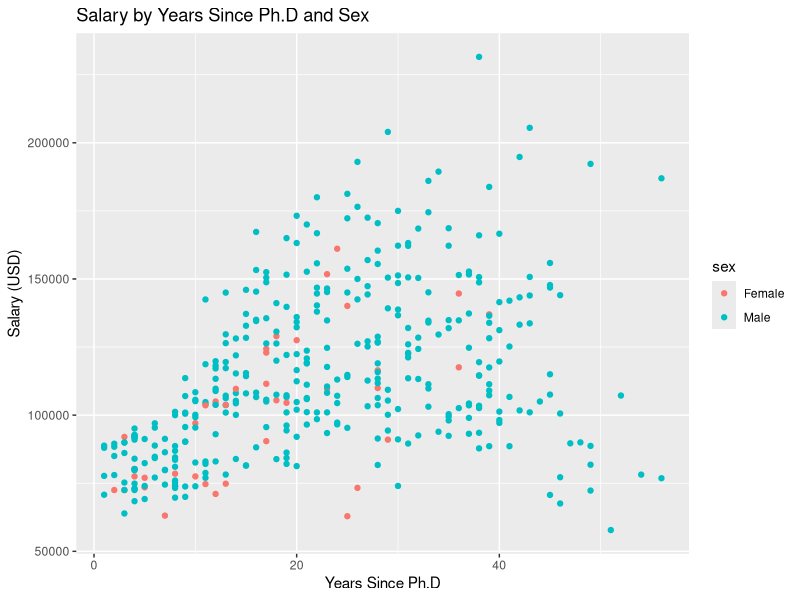
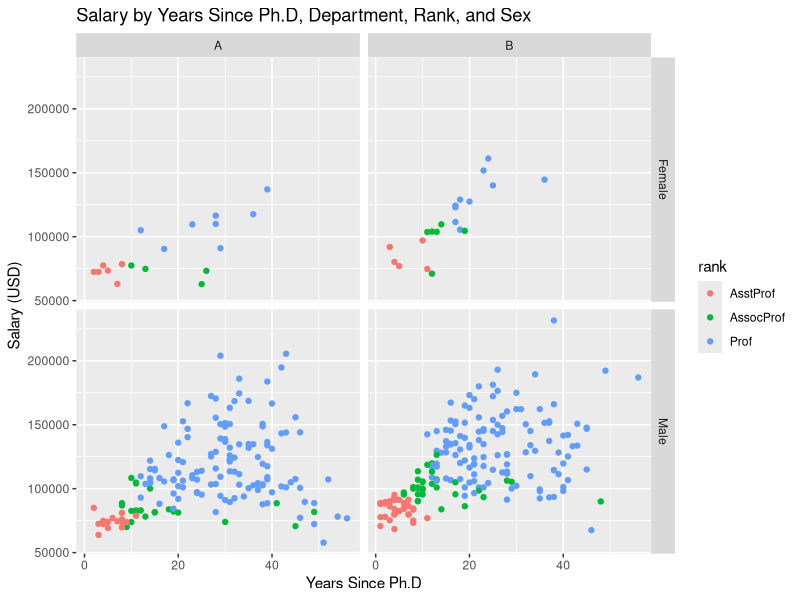
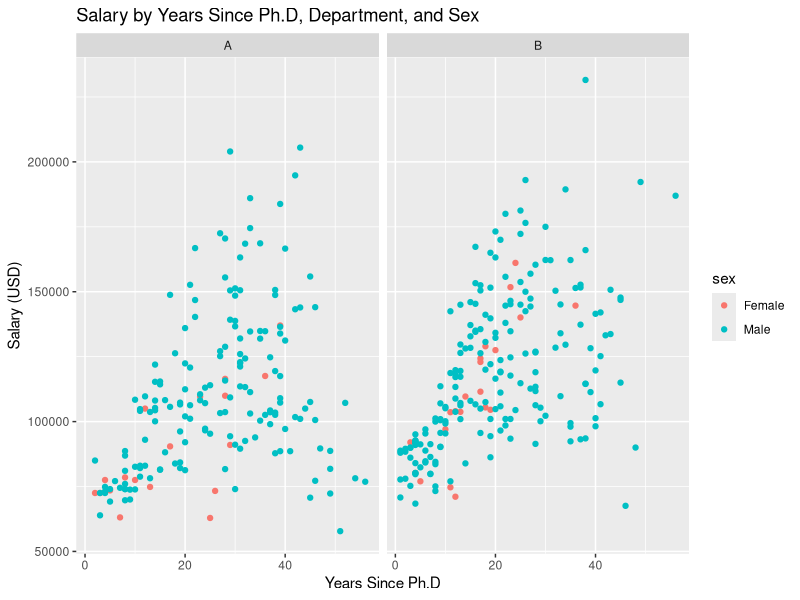
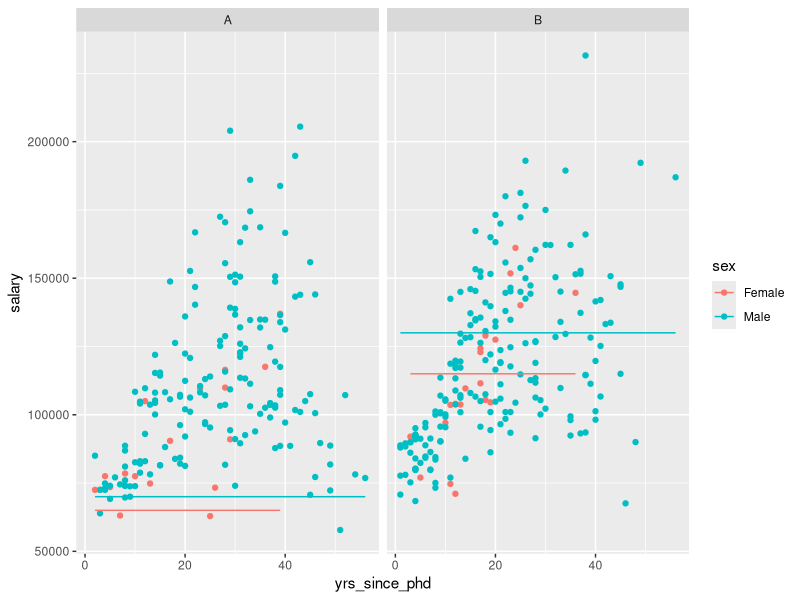

These charts were generated, in order, by the following R code:
##############################################################################
## Coding Worksheet 3: Manipulating Datasets & Fancy Visualizations
## Author: Amelia Bertozzi-Villa
## Description: Introduces 2-D arrays, loading data, installing libraries.
##              Runs through basic visualization using ggplot.
## Sections:
## I. Manipulating Datasets
##  1. data.table and Logical subsetting
##  2. Adding/removing/renaming columns
##  3. Merging
##  4. Reshaping

## II. Advanced Visualizations
##  1. Using color
##  2. Faceting
##  3. Multiple types of plot on one graph

## III. Time permitting: seeking help online
##############################################################################

library(data.table)
library(car)
library(ggplot2)

#########################
## I. Manipulating Data  
########################

## Good evening! Last week we learned a few dataset manipulation tricks using just the {base} package in R.
## Today we're going to get more in-depth, using one of my personal favorite R packages, data.table.

## 1. data.table and Logical Subsetting ---------------------------------------------------------

## Let's start by loading our salary data from last week.
data(Salaries)

## we can find out what *class* of object this is by typing:
class(Salaries)

## data.frame, as we'd expect from last class. Now, let's convert that dataset to a data.table:
Salaries <- data.table(Salaries)

## Now, query the class of 'Salaries' again. What do you see?

## The {data.table} library doesn't remove any functionality from data.frame objects, it just adds a lot of additional
## speed and ease of use. For example, remember that last lecture we learned that if we wanted to subset the dataset down
## to only, say, assistant professors, we'd have to type this
## subset <- Salaries[Salaries$rank=="AsstProf",]
## Which is repetitive and annoying. The data.table sytax is:
subset <- Salaries[rank=="AsstProf"]

## So much better! data.table also makes a lot of dataset operations run much more quickly. Most data manipulation we do in this
## class will involve data.table syntax. 

## By the way, this type of subsetting that we've been doing of the dataset, where we create a *logical statement* (e.g. 'rank=="AsstProf"')
## and select based on that statement, is known as *logical subsetting*. You use it a lot.

## 2. Adding, Removing, and Renaming Columns ---------------------------------------------------------

## Let's say we want to add a 'country of origin' column to our dataset, even though all the professors are American. 
## We would type:
Salaries[, country:= "USA"]

## Note both the starting comma AND the ':=' syntax for column assignment here. in data.table the first argument will always refer to 
## the rows, and the second argument to the columns, so if you're performing an operation on columns only you need to leave an empty
## argument for rows.

## Ok, say we decide that column is silly and we want to remove it. We simply set it to NULL:
Salaries[, country:=NULL]

## What if we don't like the convention of using periods in column names and want to change to underscores? We could say:
setnames(Salaries, "yrs.since.phd", "yrs_since_phd")

## You can use "setnames" to change as many column names as you like:
setnames(Salaries, c("yrs.service", "discipline"), c("yrs_service", "department"))

## 3. Merging and Conditional Column Construction ---------------------------------------------------------

## Let's say we learned from external sources that nationwide, the mean salary for male professors
## is $100,000 and for female professors is $90,000 [I just made these up]. We could add a new column
## reflecting this information using the ifelse() function:
Salaries[, nat_salary:= ifelse(sex=="Male", 100000, 90000)]

## Or, if you prefer, by sequentially subsetting the data:
Salaries[, nat_salary:= NULL] #delete our previous work
Salaries[sex=="Male", nat_salary:= 100000] # QUIZ: what does the 'nat_salary' column look like now?
Salaries[sex=="Female", nat_salary:=90000]

## This method of making a new column is called *conditional construction*.
Salaries[, nat_salary:=NULL] # Delete to prep for next example

## Now, what if we had nationwide salary data for males and females, by department? E.g a dataset like this:
nat_salaries <- data.table(department=c("A","A","B","B"),
                           sex=c("Male", "Female", "Male", "Female"),
                           nat_salary=c(70000, 65000, 130000, 115000))

## We could use a lot of conditional constructions/ifelse() commands to make a new column out of these, but it's much 
## easier to *merge* the two datasets based on their common columns. This would look something like:
Salaries <- merge(Salaries, nat_salaries, by=c("department", "sex"), all=T)

## Dataset merges are incredibly common, get used to them!

## 4. Reshaping ---------------------------------------------------------

## Let's create a dataset containing the mean salaries for each department-sex-rank
mean_salaries <- unique(Salaries[, list(mean_salary=mean(salary)), by=c("sex", "rank", "department")])

## What if we wanted to transform this dataset so that, for example, there were a separate column for each
## department, with the value being the mean salary in that department?
## This type of operation, of splitting columns up or mooshing them together, is known as a *reshape*.

## In R, splitting columns up is called *casting*.
cast_df <- dcast(mean_salaries, sex + rank ~ department, value.var="mean_salary")

## And mooshing the columns back together is called a *melt*:
melt_df <- melt(cast_df, id.vars = c("sex", "rank"), measure.vars = c("A", "B"), variable.name = "department", value.name = "salary")

## notice that 'melt_df' is identical to 'mean_salaries'.


###############################
## II. Advanced Visualizations  
###############################

## 1. Add color ---------------------------------------------------------

scatter_color <- ggplot(Salaries, aes(x=yrs_since_phd, y=salary, color=sex)) +
            geom_point() +
            labs(title="Salary by Years Since Ph.D and Sex",
                 x="Years Since Ph.D",
                 y="Salary (USD)")

## 2. Add faceting ---------------------------------------------------------
scatter_facets <- ggplot(Salaries, aes(x=yrs_since_phd, y=salary, color=sex)) +
                  geom_point() +
                  facet_grid(~department) +
                  labs(title="Salary by Years Since Ph.D, Department, and Sex",
                       x="Years Since Ph.D",
                       y="Salary (USD)")

scatter_facet_twoway <- ggplot(Salaries, aes(x=yrs_since_phd, y=salary, color=rank)) +
                        geom_point() +
                        facet_grid(sex~department) +
                        labs(title="Salary by Years Since Ph.D, Department, Rank, and Sex",
                             x="Years Since Ph.D",
                             y="Salary (USD)")


## 3. Add line plots ---------------------------------------------------------
scatter_line <- ggplot(Salaries, aes(x=yrs_since_phd, color=sex)) +
                geom_point(aes(y=salary)) +
                facet_grid(~department) +
                geom_line(aes(y=nat_salary))
                labs(title="Salary by Years Since Ph.D, Department, and Sex",
                     x="Years Since Ph.D",
                     y="Salary (USD)")



